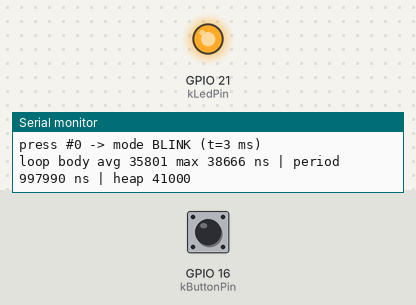
Bench run of a program on a simulated ESP32-S3. Shown: output pins drawn as LEDs (lit = HIGH), the last lines printed to the serial monitor. Dashed ring = blinking. Inputs (shaded band) come from the test bench; at power-on: GPIO 16 (kButtonPin) HIGH.

Above: at 1.2 s.
1.3 s: GPIO 16 (kButtonPin) pulled LOW for 0.15 s
At 2.1 s:
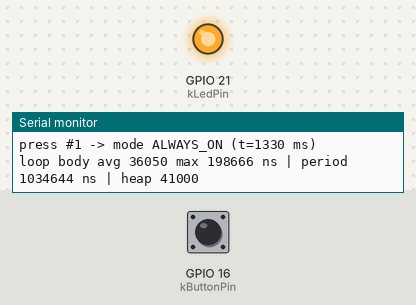
2.9 s: GPIO 16 (kButtonPin) pulled LOW for 1 s
At 4.2 s:
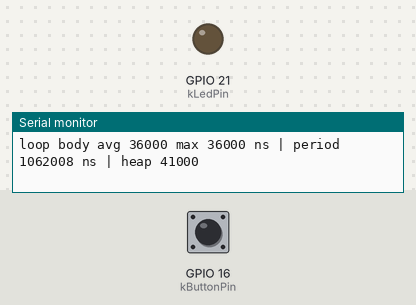
5.4 s: GPIO 16 (kButtonPin) pulled LOW for 3.2 s
At 5.68 s:
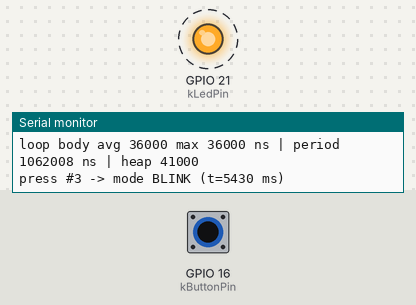
Timing chart, 0 to 16.1 s (numbered marks = the images above; inputs shaded):
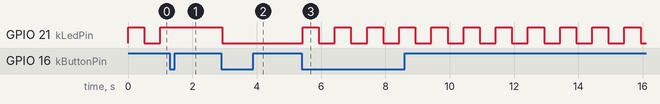

Measured:
- after the input at 1.3 s, GPIO 21 (kLedPin): stays HIGH (without the input it goes to LOW after 0.20 s)
- after the input at 2.9 s, GPIO 21 (kLedPin): HIGH → LOW at once
- after the input at 5.4 s, GPIO 21 (kLedPin): alternates HIGH for 0.50 s and LOW for 0.50 s, starting at once

The program:

main.cpp
```cpp
// Лаба 11: Embedded C++ blink, усе в одному файлі.
//   - LED: enum class LedState, клас Led з init()/set(), blink без delay() на millis()
//   - усі параметри в struct Config (static constexpr), без магічних чисел
//   - кнопка на перериванні: ISR лише ставить volatile bool прапорець
//   - режими: Блимання -> Постійно увімкнено -> Постійно вимкнено -> Блимання
//   - антидребезг і перемикання режимів у loop(), замір часу loop() кожні 1000 ітерацій
// Плата: ESP32-S3 DevKitC-1 (N16R8).
//   LED:    GPIO21 -> 220 Ом -> LED (довга ніжка) -> LED (коротка) -> GND
//   Кнопка: GPIO16 -> кнопка -> GND, внутрішній pull-up (як у лабі 10)

#include <Arduino.h>
#include <stdarg.h>
#include <stdio.h>

// ================================================================ конфігурація
struct Config {
  Config() = delete;

  // --- залізо
  static constexpr uint8_t kLedPin        = 21;
  static constexpr bool    kLedActiveHigh = true;
  static constexpr uint8_t kButtonPin     = 16;   // той самий пін, що в лабі 10 (брязкіт)

  // --- час
  static constexpr uint32_t kBlinkIntervalMs = 500;
  // Скільки мс після ОСТАННЬОГО фронту кнопка має бути «тихою», щоб ми їй повірили.
  // Постав сюди свій мінімальний debounce з лаби 10, помножений на 2-3 (запас).
  static constexpr uint32_t kDebounceMs = 30;

  // --- Serial і статистика
  static constexpr uint32_t kSerialBaud       = 115200;
  static constexpr bool     kLoopStatsEnabled = true;    // false = не друкувати час loop()
  static constexpr uint32_t kReportEvery      = 1000;
  static constexpr size_t   kLineBufSize      = 128;
  static constexpr uint32_t kNsPerUs          = 1000;
};

static_assert(Config::kLedPin != Config::kButtonPin, "LED і кнопка на одному піні");
static_assert(Config::kDebounceMs > 0 && Config::kDebounceMs < 200, "debounce 1..199 мс");
static_assert(Config::kBlinkIntervalMs > Config::kDebounceMs, "інтервал блимання має бути довшим за debounce");

// ================================================================ ISR і її прапорець
// Це ЄДИНА змінна на рівні файлу. volatile: її змінює переривання, тому компілятор
// мусить щоразу читати її з пам'яті, а не тримати копію в регістрі.
// static: ім'я видно лише в цьому .cpp (внутрішнє зв'язування).
static volatile bool g_buttonEdge = false;

// IRAM_ATTR: код ISR лежить у швидкій внутрішній RAM, а не у flash.
// Тут НЕМАЄ Serial, delay, millis-логіки, malloc. Лише «запам'ятати» і вийти.
static void IRAM_ATTR onButtonEdge() {
  g_buttonEdge = true;
}

// Забрати прапорець у loop(). Якщо ISR спрацює між читанням і скиданням, ми «загубимо»
// лише ще один фронт того самого брязкоту: це нешкідливо, бо далі все одно чекаємо тиші.
static bool takeButtonEdge() {
  if (!g_buttonEdge) return false;
  g_buttonEdge = false;
  return true;
}

// ================================================================ LED
enum class LedState : uint8_t { Off, On };

class Led {
 public:
  constexpr Led(uint8_t pin, bool activeHigh) : pin_(pin), activeHigh_(activeHigh), state_(LedState::Off) {}
  void init() {
    pinMode(pin_, OUTPUT);
    set(LedState::Off);
  }
  void set(LedState state) {
    state_ = state;
    const bool levelHigh = (state == LedState::On) == activeHigh_;
    digitalWrite(pin_, levelHigh ? HIGH : LOW);
  }
  void toggle() { set(state_ == LedState::On ? LedState::Off : LedState::On); }
  LedState state() const { return state_; }

 private:
  const uint8_t pin_;
  const bool activeHigh_;
  LedState state_;
};

class Blinker {
 public:
  Blinker(Led& led, uint32_t intervalMs) : led_(led), intervalMs_(intervalMs) {}
  void restart(uint32_t nowMs) { lastToggleMs_ = nowMs; }
  void update(uint32_t nowMs) {
    if (nowMs - lastToggleMs_ >= intervalMs_) {
      lastToggleMs_ += intervalMs_;
      led_.toggle();
    }
  }

 private:
  Led& led_;
  const uint32_t intervalMs_;
  uint32_t lastToggleMs_ = 0;
};

// ================================================================ режими
enum class Mode : uint8_t { Blink, AlwaysOn, AlwaysOff };

static Mode nextMode(Mode m) {
  switch (m) {
    case Mode::Blink:     return Mode::AlwaysOn;
    case Mode::AlwaysOn:  return Mode::AlwaysOff;
    case Mode::AlwaysOff: return Mode::Blink;
  }
  return Mode::Blink;   // сюди не дійдемо, але компілятор любить повний return
}

static const char* modeName(Mode m) {
  switch (m) {
    case Mode::Blink:     return "BLINK";
    case Mode::AlwaysOn:  return "ALWAYS_ON";
    case Mode::AlwaysOff: return "ALWAYS_OFF";
  }
  return "?";
}

// ================================================================ кнопка з антидребезгом
// Алгоритм «тиша N мс»: кожен фронт з ISR перезапускає таймер. Рівень піна читаємо,
// лише коли N мс поспіль не було жодного фронту. Нове натискання = стабільний LOW,
// якщо до того був стабільний HIGH.
class Button {
 public:
  constexpr Button(uint8_t pin, uint32_t debounceMs) : pin_(pin), debounceMs_(debounceMs) {}

  void init(void (*isr)()) {
    pinMode(pin_, INPUT_PULLUP);           // відпущена = HIGH, натиснута = LOW
    stablePressed_ = readPressed();        // якщо тримали кнопку під час старту, це не натискання
    attachInterrupt(digitalPinToInterrupt(pin_), isr, FALLING);
  }

  // Викликати в кожній ітерації loop(). Повертає true рівно один раз на натискання.
  bool update(uint32_t nowMs, bool edgeSeen) {
    if (edgeSeen) lastEdgeMs_ = nowMs;                    // ще брязкотить: таймер з нуля
    if (nowMs - lastEdgeMs_ < debounceMs_) return false;  // тиша ще не настала
    const bool pressed = readPressed();
    if (pressed == stablePressed_) return false;          // нічого нового
    stablePressed_ = pressed;
    return pressed;                                       // true лише на натисканні, не на відпусканні
  }

 private:
  bool readPressed() const { return digitalRead(pin_) == LOW; }

  const uint8_t pin_;
  const uint32_t debounceMs_;
  uint32_t lastEdgeMs_ = 0;
  bool stablePressed_ = false;
};

// ================================================================ статистика часу loop()
class LoopStats {
 public:
  void reset(uint32_t nowUs) {
    count_ = 0; sumCycles_ = 0; minCycles_ = UINT32_MAX; maxCycles_ = 0; windowStartUs_ = nowUs;
  }
  void add(uint32_t cycles) {
    ++count_; sumCycles_ += cycles;
    if (cycles < minCycles_) minCycles_ = cycles;
    if (cycles > maxCycles_) maxCycles_ = cycles;
  }
  bool full() const { return count_ >= Config::kReportEvery; }
  uint32_t avgBodyNs(uint32_t mhz) const { return static_cast<uint32_t>(sumCycles_ * Config::kNsPerUs / count_ / mhz); }
  uint32_t maxBodyNs(uint32_t mhz) const { return static_cast<uint32_t>(uint64_t(maxCycles_) * Config::kNsPerUs / mhz); }
  uint32_t avgPeriodNs(uint32_t nowUs) const { return static_cast<uint32_t>(uint64_t(nowUs - windowStartUs_) * Config::kNsPerUs / count_); }

 private:
  uint32_t count_ = 0;
  uint64_t sumCycles_ = 0;
  uint32_t minCycles_ = UINT32_MAX;
  uint32_t maxCycles_ = 0;
  uint32_t windowStartUs_ = 0;
};

// ================================================================ застосунок
class App {
 public:
  void init() {
    Serial.begin(Config::kSerialBaud);
    led_.init();
    button_.init(onButtonEdge);
    cpuMhz_ = getCpuFrequencyMhz();
    Serial.println();
    Serial.println("lab-11: Embedded C++ blink + button");
    printLine("LED GPIO%u, button GPIO%u, debounce %lu ms, free heap %lu B", unsigned(Config::kLedPin),
              unsigned(Config::kButtonPin), (unsigned long)Config::kDebounceMs, (unsigned long)ESP.getFreeHeap());
    enterMode(Mode::Blink, millis());
    stats_.reset(micros());
  }

  void tick() {
    const uint32_t c0 = ESP.getCycleCount();
    const uint32_t nowMs = millis();

    if (button_.update(nowMs, takeButtonEdge())) {
      ++presses_;
      enterMode(nextMode(mode_), nowMs);
    }
    if (mode_ == Mode::Blink) blinker_.update(nowMs);

    if (Config::kLoopStatsEnabled) {   // константа: якщо false, компілятор викине цей блок
      stats_.add(ESP.getCycleCount() - c0);
      if (stats_.full()) {
        const uint32_t nowUs = micros();
        printLine("loop body avg %lu max %lu ns | period %lu ns | heap %lu", (unsigned long)stats_.avgBodyNs(cpuMhz_),
                  (unsigned long)stats_.maxBodyNs(cpuMhz_), (unsigned long)stats_.avgPeriodNs(nowUs),
                  (unsigned long)ESP.getFreeHeap());
        stats_.reset(micros());
      }
    }
  }

 private:
  void enterMode(Mode m, uint32_t nowMs) {
    mode_ = m;
    switch (m) {
      case Mode::Blink:
        led_.set(LedState::On);   // одразу видно, що режим змінився
        blinker_.restart(nowMs);
        break;
      case Mode::AlwaysOn:  led_.set(LedState::On);  break;
      case Mode::AlwaysOff: led_.set(LedState::Off); break;
    }
    printLine("press #%lu -> mode %s (t=%lu ms)", (unsigned long)presses_, modeName(m), (unsigned long)nowMs);
  }

  // format(printf, 2, 3): компілятор перевіряє %lu/%u проти аргументів, як у звичайного printf.
  __attribute__((format(printf, 2, 3))) void printLine(const char* fmt, ...) {
    char buf[Config::kLineBufSize];   // на стеку, жодного malloc
    va_list args;
    va_start(args, fmt);
    vsnprintf(buf, sizeof(buf), fmt, args);
    va_end(args);
    Serial.println(buf);
  }

  Led led_{Config::kLedPin, Config::kLedActiveHigh};
  Blinker blinker_{led_, Config::kBlinkIntervalMs};
  Button button_{Config::kButtonPin, Config::kDebounceMs};
  LoopStats stats_;
  Mode mode_ = Mode::Blink;
  uint32_t presses_ = 0;
  uint32_t cpuMhz_ = 0;
};

static App& app() {
  static App app_;
  return app_;
}

void setup() { app().init(); }
void loop() { app().tick(); }
```
